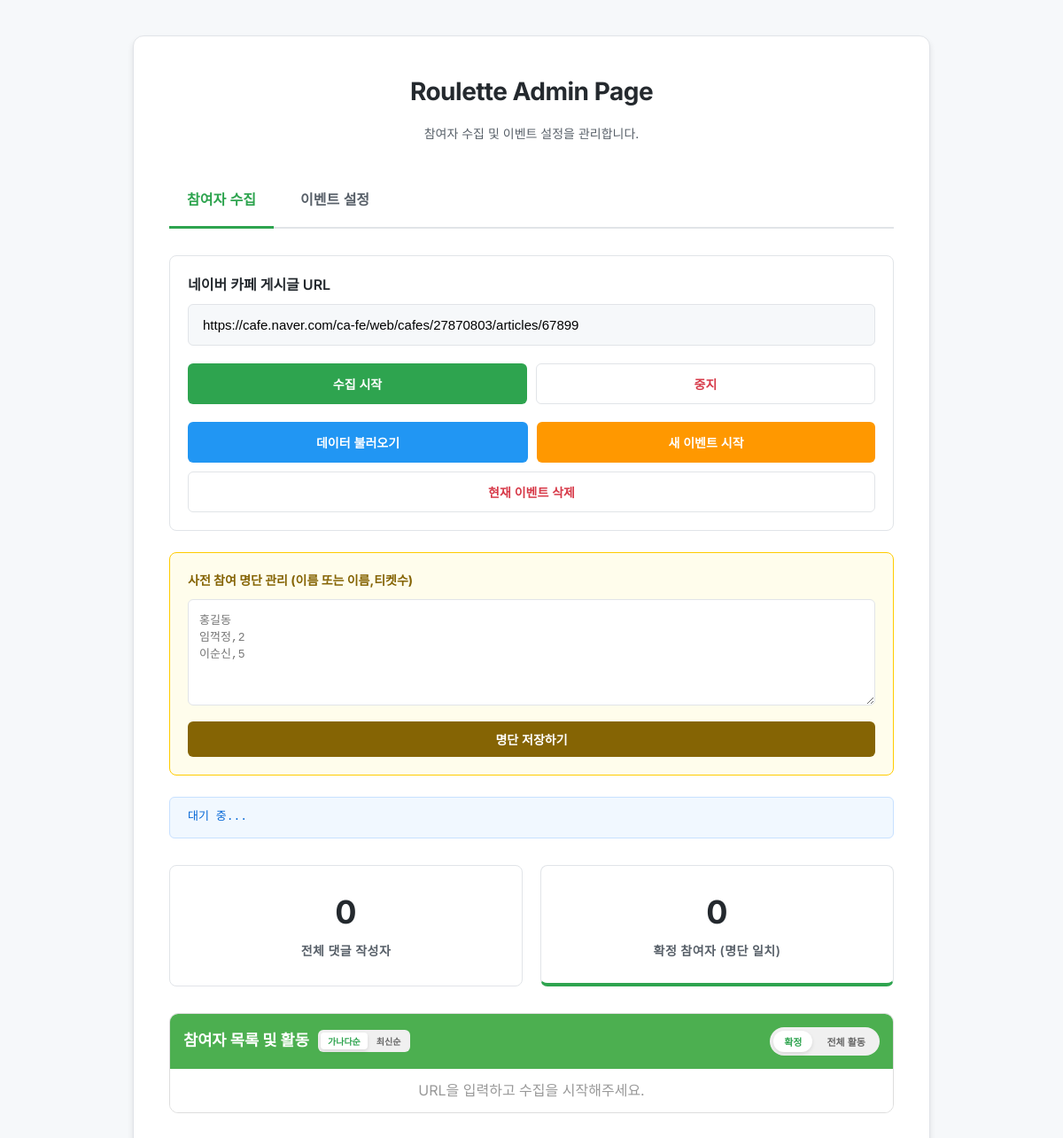
/monitor_page, run on an earlier commit of the app's database.
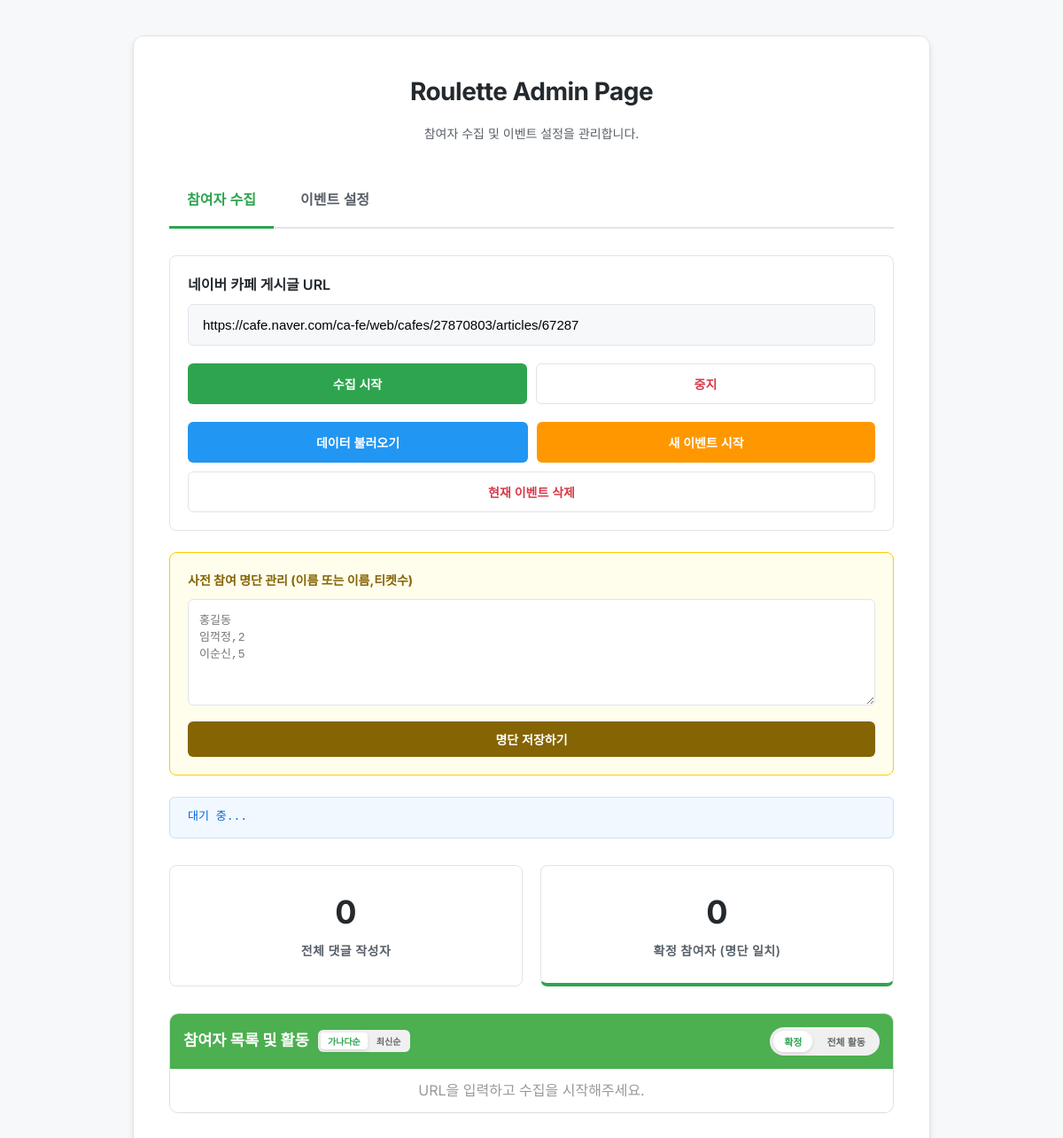
And on a later commit of the database.
### tables this page shows
CREATE TABLE posts (
                    url TEXT PRIMARY KEY,
                    last_comment_id TEXT,
                    updated_at TIMESTAMP DEFAULT CURRENT_TIMESTAMP
                , title TEXT, prizes TEXT, winners TEXT, allow_duplicates BOOLEAN DEFAULT 1, is_active BOOLEAN DEFAULT 0, allowed_list TEXT, memo TEXT);

### monitor_view.py (the view)
@monitor_bp.route('/monitor_page')
def monitor_page():
    try:
        current_url = db.get_active_url() or ''
    except:
        current_url = ''
    return render_template('monitor.html', current_url=current_url)

### comment_dart.py (called while the page is built)
@app.after_request
def add_header(response):
    response.headers['Cache-Control'] = 'no-cache, no-store, must-revalidate'
    response.headers['Pragma'] = 'no-cache'
    response.headers['Expires'] = '0'
    return response

### standalone_comment_monitor/db_handler.py (called while the page is built)
    def _get_connection(self):
        return sqlite3.connect(self.db_path)

    def get_active_url(self) -> str:
        with self._get_connection() as conn:
            cursor = conn.cursor()
            cursor.execute("SELECT url FROM posts WHERE is_active = 1 LIMIT 1")
            row = cursor.fetchone()
            return row[0] if row else None

### templates/monitor.html (shortened to what this page needs)
<!DOCTYPE html>
<html lang="ko">
<head>
</head>
<body>
    <div class="container">
        <header>
            <h1>Roulette Admin Page</h1>
            <p class="subtitle">참여자 수집 및 이벤트 설정을 관리합니다.</p>
        </header>
        <div class="tab-nav">
            <button class="tab-button active" onclick="openTab(event, 'tab-collection')">참여자 수집</button>
            <button class="tab-button" onclick="openTab(event, 'tab-settings')">이벤트 설정</button>
        </div>
        <div id="tab-collection" class="tab-content active">
            <div class="input-section">
                <div class="form-group">
                    <label for="url">네이버 카페 게시글 URL</label>
                    <input type="text" id="url" placeholder="https://cafe.naver.com/..." value="{{ current_url }}">
                </div>
                <div class="btn-grid">
                    <button onclick="startMonitoring()" id="startBtn" class="btn-main">수집 시작</button>
                    <button onclick="stopMonitoringUI()" id="stopBtn" disabled class="btn-danger">중지</button>
                </div>
                <div class="button-group">
                    <button onclick="toggleHistory()" class="btn-blue" style="background-color: #2196F3;">데이터
                        불러오기</button>
                    <button onclick="newEvent()" class="btn-outline"
                        style="background-color: #FF9800; color: white; border: none;">새 이벤트 시작</button>
                </div>
                <div style="margin-top: 10px;">
                    <button onclick="deleteEvent()" class="btn-outline"
                        style="width: 100%; color: var(--danger-color);">현재 이벤트 삭제</button>
                </div>
            </div>
            <div class="whitelist-section">
                <h4>사전 참여 명단 관리 (이름 또는 이름,티켓수)</h4>
                <textarea id="whitelist-input" placeholder="홍길동&#10;임꺽정,2&#10;이순신,5"></textarea>
                <button onclick="saveAllowedList()" class="btn-blue"
                    style="width: 100%; height: 40px; background-color: #856404; border: none; color: white;">명단
                    저장하기</button>
            </div>
            <div id="status">대기 중...</div>
            <div class="stats-grid">
                <div class="stat-card">
                    <h3 id="total-count">0</h3>
                    <p>전체 댓글 작성자</p>
                </div>
                <div class="stat-card active">
                    <h3 id="participant-count">0</h3>
                    <p>확정 참여자 (명단 일치)</p>
                </div>
            </div>
            <div class="participants-list">
                <div class="list-header" style="display: flex; align-items: center; justify-content: space-between;">
                    <div style="display: flex; align-items: center; gap: 10px;">
                        <span>참여자 목록 및 활동</span>
                        <div class="sort-controls"
                            style="display: flex; background: #f0f0f0; padding: 3px; border-radius: 6px; gap: 2px;">
                            <button onclick="setSortMode('alphabetical')" id="sort-abc" class="sort-btn active-sort"
                                style="border: none; padding: 2px 8px; border-radius: 4px; font-size: 10px; cursor: pointer;">가나다순</button>
                            <button onclick="setSortMode('newest')" id="sort-new" class="sort-btn"
                                style="border: none; background: transparent; padding: 2px 8px; border-radius: 4px; font-size: 10px; cursor: pointer; color: #666;">최신순</button>
                        </div>
                    </div>
                    <div class="view-toggle"
                        style="background: #f0f0f0; padding: 4px; border-radius: 20px; display: flex; gap: 4px; margin-left: auto;">
                        <button onclick="setViewMode('confirmed')" id="mode-confirmed" class="active-mode"
                            style="border: none; padding: 4px 12px; border-radius: 16px; font-size: 11px; cursor: pointer;">확정</button>
                        <button onclick="setViewMode('all')" id="mode-all"
                            style="border: none; background: transparent; padding: 4px 12px; border-radius: 16px; font-size: 11px; cursor: pointer; color: #666;">전체
                            활동</button>
                    </div>
                </div>
                <div id="list-content">
                    <div style="justify-content: center; color: #999;">URL을 입력하고 수집을 시작해주세요.</div>
                </div>
            </div>
        </div>
    </div>
</body>
</html>

What changed in the data, as far as the page shows it:
removed posts: url "https://cafe.naver.com/ca-fe/web/cafes/27870803/articles/67899"
added posts: url "https://cafe.naver.com/ca-fe/web/cafes/27870803/articles/67287"
